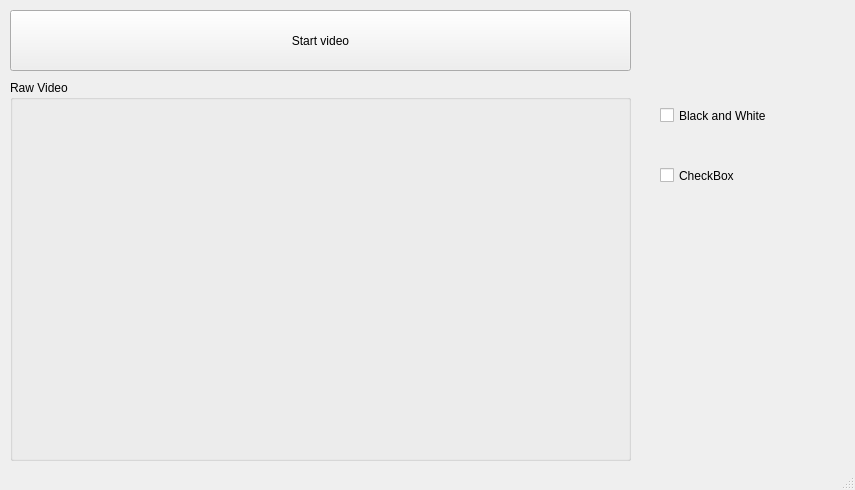
<?xml version="1.0" encoding="UTF-8"?>
<ui version="4.0">
 <class>MainWindow</class>
 <widget class="QMainWindow" name="MainWindow">
  <property name="geometry">
   <rect>
    <x>0</x>
    <y>0</y>
    <width>855</width>
    <height>490</height>
   </rect>
  </property>
  <property name="windowTitle">
   <string>MainWindow</string>
  </property>
  <property name="styleSheet">
   <string notr="true"/>
  </property>
  <widget class="QWidget" name="CheckWidget">
   <widget class="QGroupBox" name="groupBox">
    <property name="geometry">
     <rect>
      <x>10</x>
      <y>80</y>
      <width>621</width>
      <height>381</height>
     </rect>
    </property>
    <property name="sizePolicy">
     <sizepolicy hsizetype="Preferred" vsizetype="Preferred">
      <horstretch>0</horstretch>
      <verstretch>0</verstretch>
     </sizepolicy>
    </property>
    <property name="title">
     <string>Raw Video</string>
    </property>
    <widget class="QWidget" name="RawImageWidget" native="true">
     <property name="geometry">
      <rect>
       <x>10</x>
       <y>20</y>
       <width>601</width>
       <height>351</height>
      </rect>
     </property>
    </widget>
   </widget>
   <widget class="QPushButton" name="startButton">
    <property name="geometry">
     <rect>
      <x>10</x>
      <y>10</y>
      <width>621</width>
      <height>61</height>
     </rect>
    </property>
    <property name="text">
     <string>Start video</string>
    </property>
    <property name="checkable">
     <bool>false</bool>
    </property>
   </widget>
   <widget class="QCheckBox" name="BlaWhCheck">
    <property name="geometry">
     <rect>
      <x>660</x>
      <y>100</y>
      <width>131</width>
      <height>31</height>
     </rect>
    </property>
    <property name="text">
     <string>Black and White</string>
    </property>
   </widget>
   <widget class="QCheckBox" name="checkBox_2">
    <property name="geometry">
     <rect>
      <x>660</x>
      <y>160</y>
      <width>131</width>
      <height>31</height>
     </rect>
    </property>
    <property name="text">
     <string>CheckBox</string>
    </property>
   </widget>
  </widget>
  <widget class="QMenuBar" name="menubar">
   <property name="geometry">
    <rect>
     <x>0</x>
     <y>0</y>
     <width>855</width>
     <height>26</height>
    </rect>
   </property>
  </widget>
  <widget class="QStatusBar" name="statusbar"/>
 </widget>
 <resources/>
 <connections/>
</ui>
